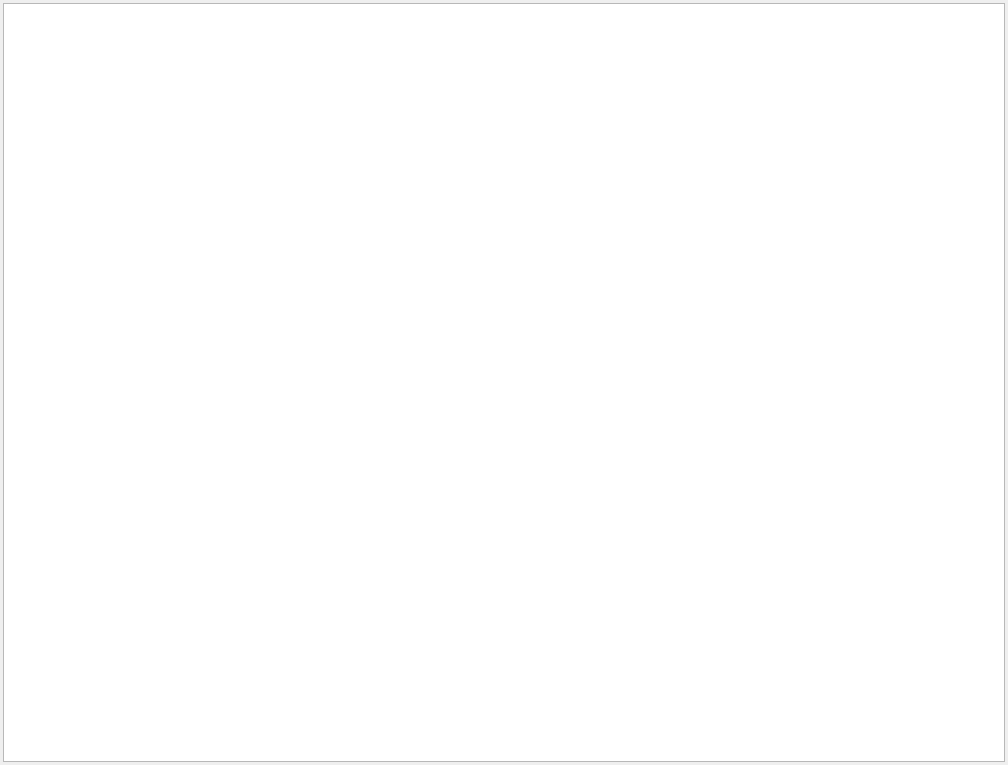
<?xml version="1.0" encoding="UTF-8"?>
<ui version="4.0">
 <class>TagModeWidget</class>
 <widget class="QWidget" name="TagModeWidget">
  <property name="geometry">
   <rect>
    <x>0</x>
    <y>0</y>
    <width>1008</width>
    <height>765</height>
   </rect>
  </property>
  <property name="windowTitle">
   <string>Form</string>
  </property>
  <layout class="QHBoxLayout" name="horizontalLayout">
   <property name="spacing">
    <number>3</number>
   </property>
   <property name="leftMargin">
    <number>3</number>
   </property>
   <property name="topMargin">
    <number>3</number>
   </property>
   <property name="rightMargin">
    <number>3</number>
   </property>
   <property name="bottomMargin">
    <number>3</number>
   </property>
   <item>
    <widget class="QListView" name="listView">
     <property name="sizePolicy">
      <sizepolicy hsizetype="Minimum" vsizetype="Expanding">
       <horstretch>0</horstretch>
       <verstretch>0</verstretch>
      </sizepolicy>
     </property>
     <property name="minimumSize">
      <size>
       <width>200</width>
       <height>0</height>
      </size>
     </property>
    </widget>
   </item>
  </layout>
 </widget>
 <resources/>
 <connections/>
</ui>
